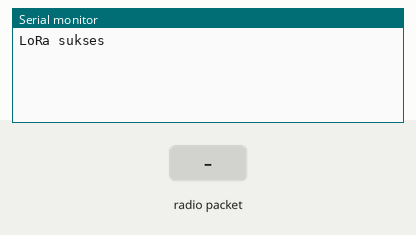
This sketch was run on a simulated Arduino Uno, built with avr-gcc and run on an emulated ATmega328P. Parts: the last lines printed to the serial monitor. The inputs (shaded band) are chosen by the test bench. No radio packets arrive unless stated.

Above: at 1.2 s.
1.3 s: radio packet "1" arrives
At 2.5 s:
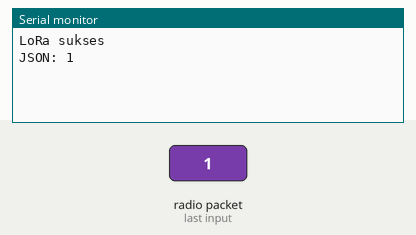
2.8 s: radio packet "0" arrives
At 3.9 s:
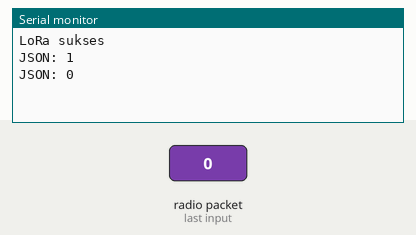
4.3 s: radio packet "2" arrives
At 5.0 s:
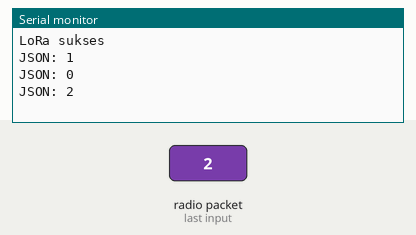

The sketch:

default_node.ino
```cpp
// Include the libraries we need
#include <OneWire.h>
#include <DallasTemperature.h>

// Data wire is plugged into port 2 on the Arduino
#define ONE_WIRE_BUS 8
OneWire oneWire(ONE_WIRE_BUS);
DallasTemperature sensors(&oneWire);


#include <SPI.h>
#include <LoRa.h>

const long frequency = 923E6;  // LoRa Frequency

const int resetPin = 5;        // LoRa radio reset
const int csPin = 6;          // LoRa radio chip select
const int irqPin = 3;          // interrupt pin

#include <ArduinoJson.h>
StaticJsonDocument<200> doc;
String json_lora;
String buf_message;
String message;

const int id = 1;

void setup(void)
{
  // start serial port
  Serial.begin(115200);
  sensors.begin();

  LoRa.setPins(csPin, resetPin, irqPin);
  while (!LoRa.begin(frequency)) {
    Serial.println("LoRa init failed.");
    delay(1000);// if failed, do nothing
  }
  Serial.println("LoRa sukses");

  LoRa.onReceive(onReceive);
  LoRa.onTxDone(onTxDone);
  LoRa_rxMode();

  /*while(1){
    Serial.println("kirim");
    LoRa_sendMessage("bismillah");
    delay(500);
  }
  */
}

void loop(void)
{
  if (buf_message != message) {
    Serial.print("JSON: ");
    Serial.println(buf_message);
    DynamicJsonDocument doc(200);
    deserializeJson(doc, buf_message);
    int req = doc["req"];
    if (req == id) {
        doc["suhu"] = 32.6;
        serializeJson(doc, json_lora);
        Serial.println(json_lora);
        LoRa_sendMessage(json_lora);
        json_lora = "";

      /*sensors.requestTemperatures(); // Send the command to get temperatures
      float tempC = sensors.getTempCByIndex(0);
      if (tempC != DEVICE_DISCONNECTED_C)
      {
        doc["suhu"] = tempC;
        serializeJson(doc, json_lora);
        Serial.println(json_lora);
        LoRa_sendMessage(json_lora);
        json_lora = "";
      }
      */
    }
    buf_message = message;
  }


}

void LoRa_rxMode() {
  LoRa.enableInvertIQ();                // active invert I and Q signals
  LoRa.receive();                       // set receive mode
}

void LoRa_txMode() {
  LoRa.idle();                          // set standby mode
  LoRa.disableInvertIQ();               // normal mode
}

void LoRa_sendMessage(String message) {
  LoRa_txMode();                        // set tx mode
  LoRa.beginPacket();                   // start packet
  LoRa.print(message);                  // add payload
  LoRa.endPacket(true);                 // finish packet and send it
}

void onTxDone() {
  Serial.println("TxDone");
  LoRa_rxMode();
}

void onReceive(int packetSize) {

  while (LoRa.available()) {
    message += (char)LoRa.read();
  }
  buf_message = message;
  message = "";

}
```

Measured:
- after the input at 1.3 s, the serial monitor: prints a new line at once (image 1)
- after the input at 2.8 s, the serial monitor: prints a new line at once (image 2)
- after the input at 4.3 s, the serial monitor: prints a new line at once (image 3)
